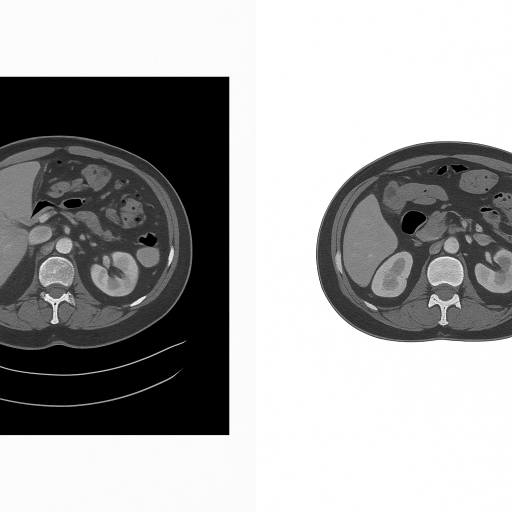
#> input picture assets/4c305b49-8619-4981-be10-aeb3e825ef63.png, 1024 x 1024 px (shown at 1/2 size); its folder holds only this picture in this run
$ python pca_faces.py
#> lines starting #> are read from the running program, lines starting #| are printed output that depends on the picture
import os
from PIL import Image
import numpy as np
import matplotlib.pyplot as plt

# Parámetros
assets_dir = 'assets'  # Carpeta de imágenes locales
k = 10                 # Número de componentes principales
n_plot = 5             # Cuántas imágenes mostrar

# 1) Carga de imágenes locales
paths = [
    os.path.join(assets_dir, f)
    for f in os.listdir(assets_dir)
    if f.lower().endswith(('.png', '.jpg', '.jpeg'))
]
if not paths:
    raise RuntimeError(f"No se encontraron imágenes en '{assets_dir}'")

# Leemos la primera para referencia de tamaño
first = Image.open(paths[0]).convert('L')
w, h = first.size
#> w = 1024; h = 1024
images = [np.array(first)]
flat = [images[0].flatten()]

# Procesar el resto: convertir y redimensionar si hace falta
for p in paths[1:]:
    img = Image.open(p).convert('L')
    if img.size != (w, h):
        img = img.resize((w, h), Image.LANCZOS)
    arr = np.array(img)
    images.append(arr)
    flat.append(arr.flatten())

# 2) Construir X y centrar
X = np.stack(flat, axis=0)      # (n_samples, d)
mean_face = np.mean(X, axis=0)  # (d,)
X_centered = X - mean_face      # (n_samples, d)
print(f"Cargadas {X.shape[0]} imágenes de tamaño {h}×{w}")
#| Cargadas 1 imágenes de tamaño 1024×1024

# 3) PCA vía SVD (n_samples ≪ d evita matriz gigante)
U, S, Vt = np.linalg.svd(X_centered, full_matrices=False)
#> U = [1]; S = [0]
PC = Vt[:k, :]                 # (k, d)

# 4) Proyección y reconstrucción
Z = X_centered @ PC.T          # (n_samples, k)
#> Z = [0]
X_reconstructed = Z @ PC + mean_face  # (n_samples, d)

# 5) Guardar resultados
os.makedirs('results', exist_ok=True)
for i in range(min(n_plot, X.shape[0])):
    rec = X_reconstructed[i].reshape(h, w).astype(np.uint8)
    Image.fromarray(rec).save(f'results/recon_{i+1}.png')

# 6) Visualizar
plt.figure(figsize=(10, 4))
for i in range(min(n_plot, X.shape[0])):
    # Original
    plt.subplot(2, n_plot, i+1)
    plt.imshow(images[i], cmap='gray')
    plt.title(f"Original {i+1}")
    plt.axis('off')
    # Reconstrucción
    plt.subplot(2, n_plot, n_plot+i+1)
    plt.imshow(X_reconstructed[i].reshape(h, w), cmap='gray')
    plt.title(f"Recon k={k}")
    plt.axis('off')

plt.tight_layout()
plt.show()
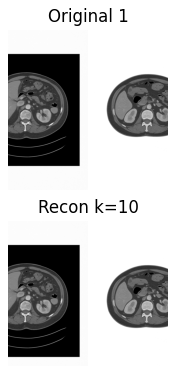
#> figure drawn by matplotlib, 2 panels

$ run again, on assets/ChatGPT Image 3 may 2025, 12_05_10 p.m..png
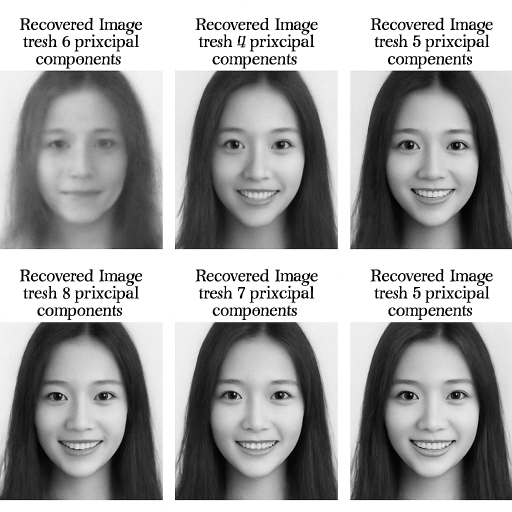
#> input picture assets/ChatGPT Image 3 may 2025, 12_05_10 p.m..png, 1024 x 1024 px (shown at 1/2 size)
#| Cargadas 1 imágenes de tamaño 1024×1024
#> U = [1]; S = [0]
#> `plt.show()`:
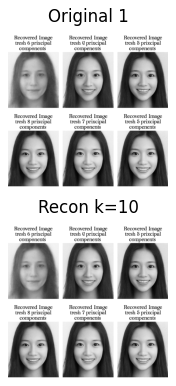
#> figure drawn by matplotlib, 2 panels
